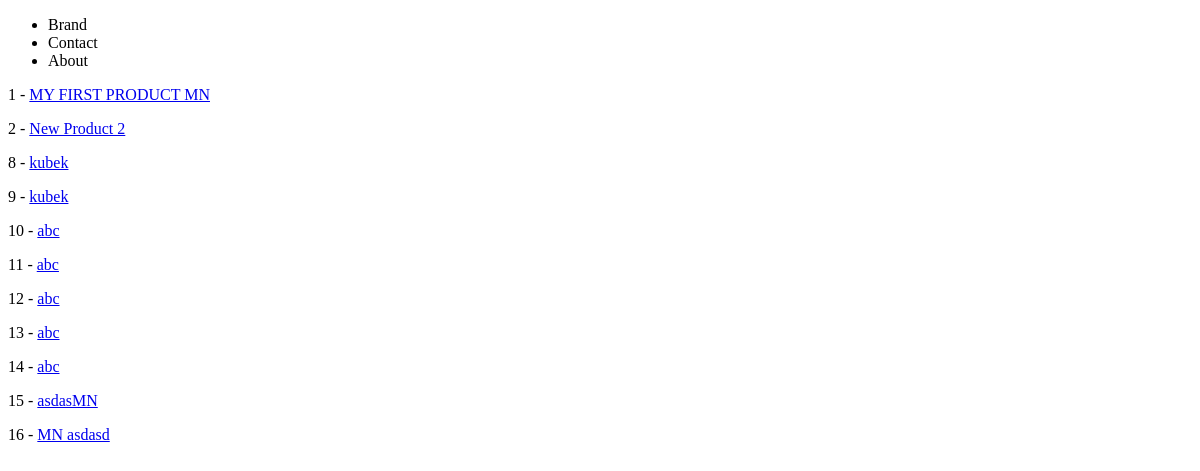
Before: /products/ with the older database file.
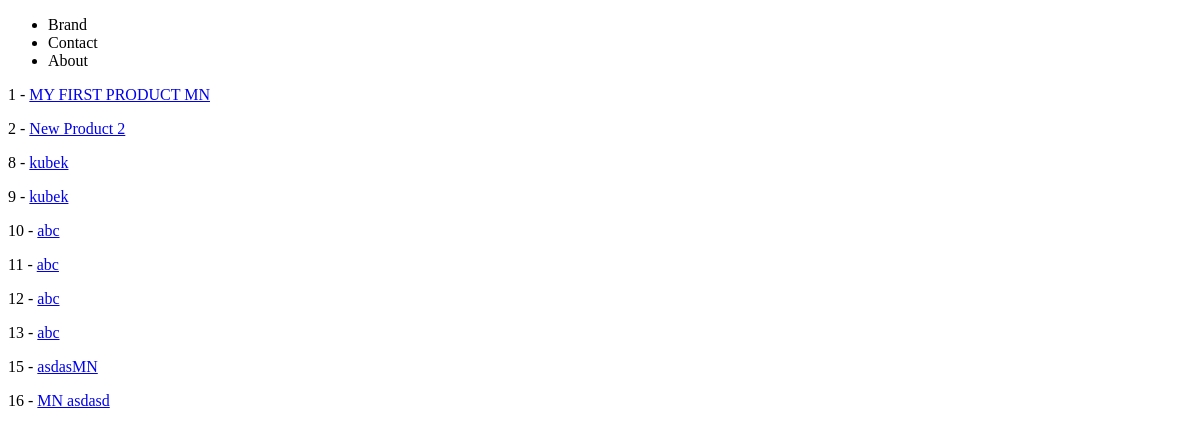
After: the same page with the newer database file.
### products/models.py (models this page shows, shortened)
class Product(models.Model):
	title 		= models.CharField(max_length=120)
	description = models.TextField(blank=False, null=True)
	price 		= models.DecimalField(decimal_places=2, max_digits=10000)
	summary		= models.TextField()
	featured    = models.BooleanField(default=True)
	def get_absolute_url(self):
		return reverse("products_namespace:product-detail", kwargs={"id": self.id})

### products/views.py (the view)
# urls.py: path('', product_list_view, name='product-list'),
def product_list_view(request):
	queryset = Product.objects.all()
	context = {
		"object_list" : queryset
	}
	return render(request, "products/product_list.html", context)

### products/templates/products/product_list.html
{% extends 'base.html' %}
{% block content %}
{% for instance in object_list %}
	<p>{{ instance.id }} - <a href='{{ instance.get_absolute_url }}'>
	{{ instance.title }}</a></p>
{% endfor %}
{% endblock %}

Changed rows visible on the page:
removed Product: id "14", title "abc"
